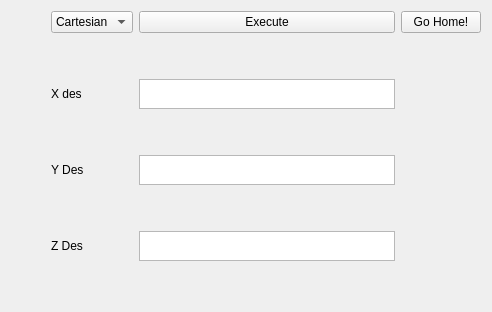
            <widget class="QWidget" name="ptp_page">
             <layout class="QHBoxLayout" name="horizontalLayout_4">
              <item>
               <layout class="QGridLayout" name="ptp_gridLayout">
                <item row="2" column="1">
                 <widget class="QLabel" name="ptp_par1_label">
                  <property name="text">
                   <string>X des</string>
                  </property>
                 </widget>
                </item>
                <item row="6" column="1">
                 <widget class="QLabel" name="ptp_par3_label">
                  <property name="text">
                   <string>Z Des</string>
                  </property>
                 </widget>
                </item>
                <item row="5" column="1">
                 <spacer name="verticalSpacer_16">
                  <property name="orientation">
                   <enum>Qt::Vertical</enum>
                  </property>
                  <property name="sizeHint" stdset="0">
                   <size>
                    <width>20</width>
                    <height>40</height>
                   </size>
                  </property>
                 </spacer>
                </item>
                <item row="1" column="1">
                 <spacer name="verticalSpacer_14">
                  <property name="orientation">
                   <enum>Qt::Vertical</enum>
                  </property>
                  <property name="sizeHint" stdset="0">
                   <size>
                    <width>20</width>
                    <height>40</height>
                   </size>
                  </property>
                 </spacer>
                </item>
                <item row="3" column="1">
                 <spacer name="verticalSpacer_15">
                  <property name="orientation">
                   <enum>Qt::Vertical</enum>
                  </property>
                  <property name="sizeHint" stdset="0">
                   <size>
                    <width>20</width>
                    <height>40</height>
                   </size>
                  </property>
                 </spacer>
                </item>
                <item row="4" column="1">
                 <widget class="QLabel" name="ptp_par2_label">
                  <property name="text">
                   <string>Y Des</string>
                  </property>
                 </widget>
                </item>
                <item row="2" column="3">
                 <spacer name="horizontalSpacer_7">
                  <property name="orientation">
                   <enum>Qt::Horizontal</enum>
                  </property>
                  <property name="sizeHint" stdset="0">
                   <size>
                    <width>40</width>
                    <height>20</height>
                   </size>
                  </property>
                 </spacer>
                </item>
                <item row="0" column="2">
                 <widget class="QPushButton" name="exe_ptp_pushButton">
                  <property name="text">
                   <string>Execute</string>
                  </property>
                 </widget>
                </item>
                <item row="4" column="2">
                 <widget class="QPlainTextEdit" name="y_des_plainTextEdit">
                  <property name="maximumSize">
                   <size>
                    <width>16777215</width>
                    <height>30</height>
                   </size>
                  </property>
                 </widget>
                </item>
                <item row="2" column="2">
                 <widget class="QPlainTextEdit" name="x_des_plainTextEdit">
                  <property name="maximumSize">
                   <size>
                    <width>16777215</width>
                    <height>30</height>
                   </size>
                  </property>
                 </widget>
                </item>
                <item row="7" column="1">
                 <spacer name="verticalSpacer_25">
                  <property name="orientation">
                   <enum>Qt::Vertical</enum>
                  </property>
                  <property name="sizeHint" stdset="0">
                   <size>
                    <width>20</width>
                    <height>40</height>
                   </size>
                  </property>
                 </spacer>
                </item>
                <item row="6" column="2">
                 <widget class="QPlainTextEdit" name="z_des_plainTextEdit">
                  <property name="maximumSize">
                   <size>
                    <width>16777215</width>
                    <height>30</height>
                   </size>
                  </property>
                 </widget>
                </item>
                <item row="3" column="0">
                 <spacer name="horizontalSpacer_14">
                  <property name="orientation">
                   <enum>Qt::Horizontal</enum>
                  </property>
                  <property name="sizeHint" stdset="0">
                   <size>
                    <width>40</width>
                    <height>20</height>
                   </size>
                  </property>
                 </spacer>
                </item>
                <item row="0" column="1">
                 <widget class="QComboBox" name="ptp_mode_comboBox">
                  <item>
                   <property name="text">
                    <string>Cartesian</string>
                   </property>
                  </item>
                  <item>
                   <property name="text">
                    <string>Joint</string>
                   </property>
                  </item>
                 </widget>
                </item>
                <item row="0" column="3">
                 <widget class="QPushButton" name="home_pushButton">
                  <property name="text">
                   <string>Go Home!</string>
                  </property>
                 </widget>
                </item>
               </layout>
              </item>
             </layout>
            </widget>
